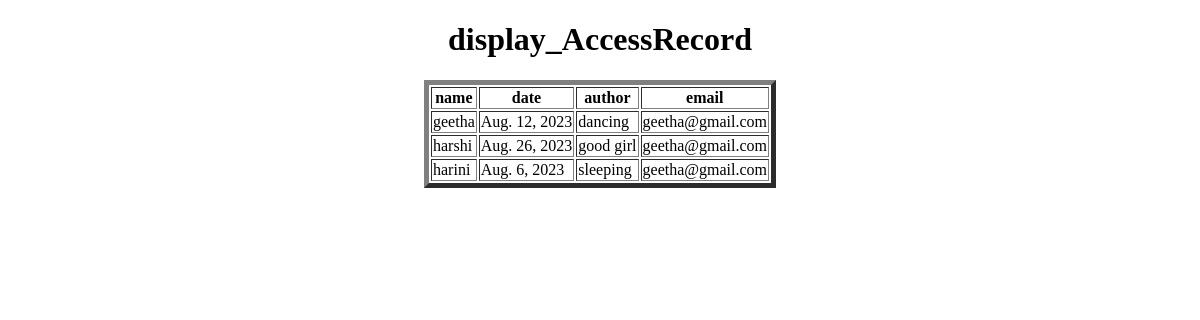
Before: /display_AccessRecord/ with the older database file.
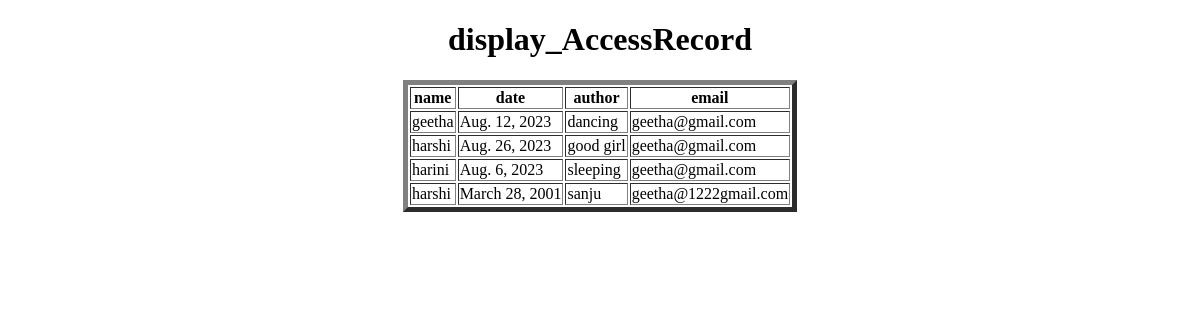
After: the same page with the newer database file.
### app/models.py (models this page shows, shortened)
class AccessRecord(models.Model):
    name=models.ForeignKey(Webpage,on_delete=models.CASCADE)
    date=models.DateField()
    author=models.CharField(max_length=100)
    email=models.EmailField(default='geetha@gmail.com')

class Webpage (models.Model):
    topic_name=models.ForeignKey(Topic,on_delete=models.CASCADE)
    name=models.CharField(max_length=100)
    url=models.URLField()
    def __str__(self):
      return self.name

### app/views.py (the view)
# urls.py: path('display_AccessRecord/',display_AccessRecord,name='display_AccessRecord'),
def display_AccessRecord(request):
    QASRO=AccessRecord.objects.all()
    d={'QASRO':QASRO}
    return render(request,'display_AccessRecord.html',d)

### templates/display_AccessRecord.html (shortened to what this page needs)
<!DOCTYPE html>
<html lang="en">
<head>
</head>
<body>
    <center>
        <h1>display_AccessRecord</h1>
        <table border="5px">
            <tr>
                <th>name</th>
                <th>date</th>
                <th>author</th>
                <th>email</th>
            </tr>
            {% for as in QASRO %}
               <tr>
                   <td>{{as.name}}</td>
                   <td>{{as.date}}</td>
                   <td>{{as.author}}</td>
                   <td>{{as.email}}</td>
               </tr>
            {% endfor %}
        </table>
</body>
</html>

Changed rows visible on the page:
added AccessRecord: name "harshi", date "March 28, 2001", author "sanju", email "geetha@1222gmail.com"
